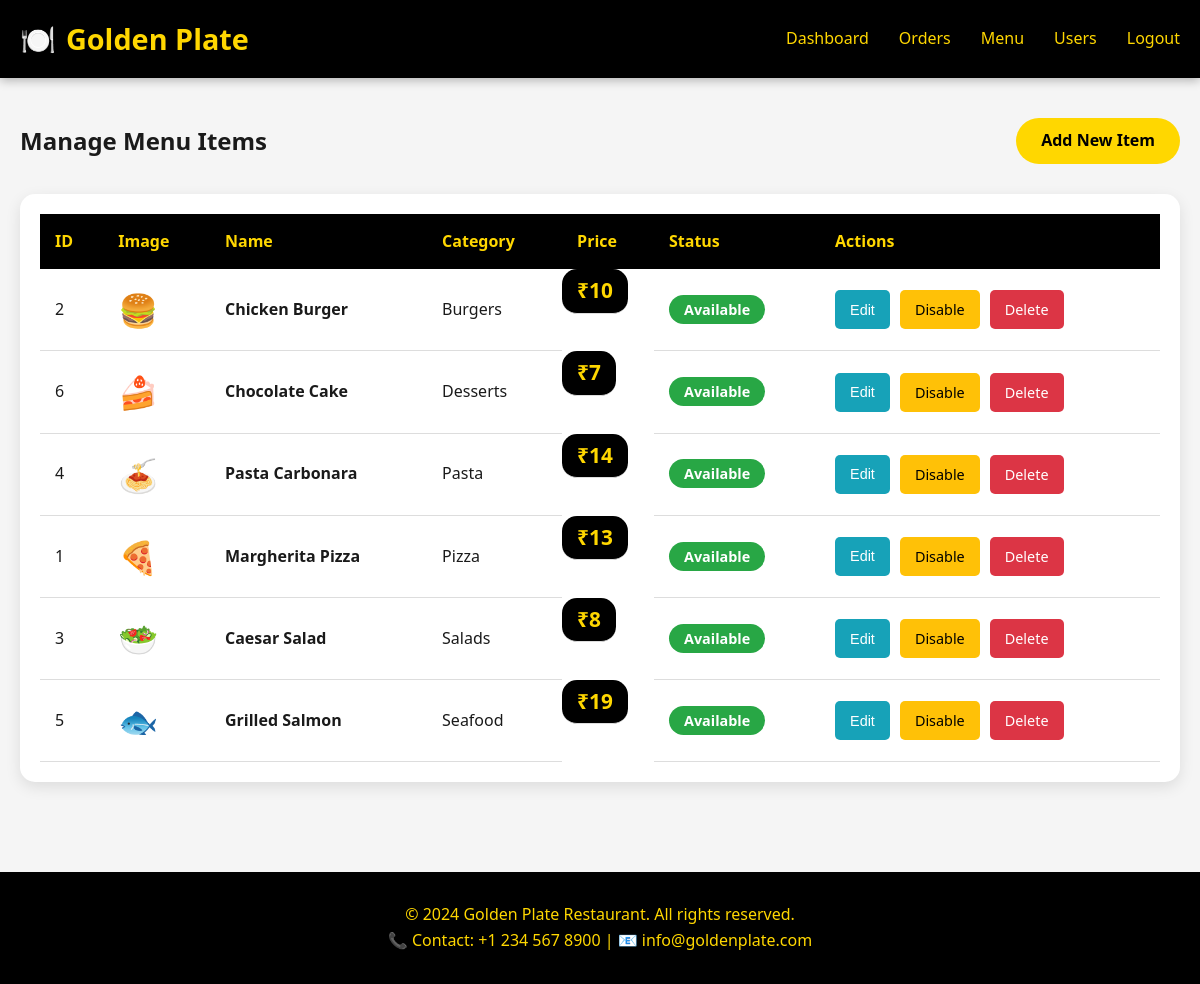
Page /manage-menu.php (signed in) on the committed database.
### tables this page shows
CREATE TABLE menu_items (
    id INT AUTO_INCREMENT PRIMARY KEY,
    name VARCHAR(100) NOT NULL,
    description TEXT,
    price DECIMAL(10, 2) NOT NULL,
    category VARCHAR(50),
    image VARCHAR(255),
    is_available BOOLEAN DEFAULT TRUE,
    created_at TIMESTAMP DEFAULT CURRENT_TIMESTAMP
);

### manage-menu.php (the view, shortened to what this page needs)
<?php
require_once '../includes/config.php';
$items = mysqli_query($conn, "SELECT * FROM menu_items ORDER BY category, name");
?>
<!DOCTYPE html>
<html lang="en">
<head>
    <link rel="stylesheet" href="../css/style.css">
</head>
<body>
    <nav class="navbar">
        <div class="container">
            <a href="../index.php" class="logo">
                <span>🍽️</span> Golden Plate
            </a>
            <ul>
                <li><a href="index.php">Dashboard</a></li>
                <li><a href="manage-orders.php">Orders</a></li>
                <li><a href="manage-menu.php">Menu</a></li>
                <li><a href="manage-users.php">Users</a></li>
                <li><a href="../logout.php">Logout</a></li>
            </ul>
        </div>
    </nav>
    <div class="container">
        <div style="display: flex; justify-content: space-between; align-items: center; margin-bottom: 30px;">
            <h2>Manage Menu Items</h2>
            <a href="add-item.php" class="btn-primary"> Add New Item</a>
        </div>
        <div class="table-responsive">
            <table>
                <thead>
                    <tr>
                        <th>ID</th>
                        <th>Image</th>
                        <th>Name</th>
                        <th>Category</th>
                        <th>Price</th>
                        <th>Status</th>
                        <th>Actions</th>
                    </tr>
                </thead>
                <tbody>
                    <?php while ($item = mysqli_fetch_assoc($items)): ?>
                    <tr>
                        <td><?php echo $item['id']; ?></td>
                        <td style="font-size: 2rem;"><?php echo $item['image']; ?></td>
                        <td><strong><?php echo htmlspecialchars($item['name']); ?></strong></td>
                        <td><?php echo htmlspecialchars($item['category']); ?></td>
                        <td class="price">₹<?php echo number_format($item['price']); ?></td>
                        <td>
                            <span class="badge <?php echo $item['is_available'] ? 'badge-delivered' : 'badge-cancelled'; ?>">
                                <?php echo $item['is_available'] ? 'Available' : 'Unavailable'; ?>
                            </span>
                        </td>
                        <td>
                            <div class="action-buttons">
                                <button onclick="toggleEdit(<?php echo $item['id']; ?>)" class="btn-edit"> Edit</button>
                                <a href="?toggle=<?php echo $item['id']; ?>" class="btn-toggle">
                                    <?php echo $item['is_available'] ? ' Disable' : ' Enable'; ?>
                                </a>
                                <a href="?delete=<?php echo $item['id']; ?>" class="btn-delete"
                                   onclick="return confirm('Are you sure you want to delete this item?')">
                                     Delete
                                </a>
                            </div>
                        </td>
                    </tr>
                    <?php endwhile; ?>
                </tbody>
            </table>
        </div>
    </div>
    <footer class="footer">
        <p>&copy; 2024 <?php echo SITE_NAME; ?>. All rights reserved.</p>
        <p>📞 Contact: +1 234 567 8900 | 📧 info@goldenplate.com</p>
    </footer>
</body>
</html>

### css/style.css (style rules this page uses)
* { margin: 0; padding: 0; box-sizing: border-box; }
:root { --primary-yellow: #FFD700; --dark-yellow: #FFC700; --black: #000000; --dark-gray: #1a1a1a; --light-gray: #f5f5f5; --white: #ffffff; }
body { font-family: 'Segoe UI', Tahoma, Geneva, Verdana, sans-serif; line-height: 1.6; color: var(--dark-gray); background-color: var(--light-gray); }
.navbar { background-color: var(--black); color: var(--primary-yellow); padding: 1rem 0; position: sticky; top: 0; z-index: 1000; box-shadow: 0 2px 10px rgba(0,0,0,0.3); }
.navbar .container { max-width: 1200px; margin: 0 auto; padding: 0 20px; display: flex; justify-content: space-between; align-items: center; }
.navbar .logo { font-size: 1.8rem; font-weight: bold; text-decoration: none; color: var(--primary-yellow); display: flex; align-items: center; gap: 10px; }
.navbar ul { list-style: none; display: flex; gap: 30px; align-items: center; }
.navbar ul li a { color: var(--primary-yellow); text-decoration: none; transition: color 0.3s; font-weight: 500; }
.btn-primary { background-color: var(--primary-yellow); color: var(--black); padding: 10px 25px; border-radius: 25px; text-decoration: none; font-weight: bold; transition: all 0.3s; border: none; cursor: pointer; }
.container { max-width: 1200px; margin: 0 auto; padding: 40px 20px; }
.price { font-size: 1.3rem; font-weight: bold; color: var(--primary-yellow); background-color: var(--black); padding: 5px 15px; border-radius: 15px; display: inline-block; margin: auto; }
.table-responsive { overflow-x: auto; background: var(--white); border-radius: 15px; padding: 20px; box-shadow: 0 5px 15px rgba(0,0,0,0.1); }
table { width: 100%; border-collapse: collapse; }
table th { background-color: var(--black); color: var(--primary-yellow); padding: 15px; text-align: left; }
table td { padding: 15px; border-bottom: 1px solid #ddd; }
.badge { padding: 5px 15px; border-radius: 20px; font-size: 0.9rem; font-weight: bold; }
.badge-delivered { background-color: #28a745; color: var(--white); }
.footer { background-color: var(--black); color: var(--primary-yellow); text-align: center; padding: 30px 20px; margin-top: 50px; }

### manage-menu.php (style rules this page uses)
.action-buttons { display: flex; gap: 10px; flex-wrap: wrap; }
.action-buttons button, .action-buttons a { padding: 8px 15px; border-radius: 5px; text-decoration: none; font-size: 0.9rem; cursor: pointer; border: none; transition: all 0.3s; }
.btn-edit { background-color: #17a2b8; color: white; }
.btn-toggle { background-color: #ffc107; color: black; }
.btn-delete { background-color: #dc3545; color: white; }

### rows in the picture
menu_items: id "2", image "🍔", name "Chicken Burger", category "Burgers", price "10", is_available "Available"
menu_items: id "6", image "🍰", name "Chocolate Cake", category "Desserts", price "7", is_available "Available"
menu_items: id "4", image "🍝", name "Pasta Carbonara", category "Pasta", price "14", is_available "Available"
menu_items: id "1", image "🍕", name "Margherita Pizza", category "Pizza", price "13", is_available "Available"
menu_items: id "3", image "🥗", name "Caesar Salad", category "Salads", price "8", is_available "Available"
menu_items: id "5", image "🐟", name "Grilled Salmon", category "Seafood", price "19", is_available "Available"

### other values in the picture
SITE_NAME "Golden Plate Restaurant"
